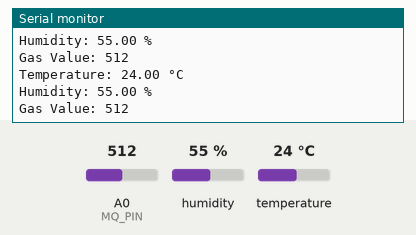
Recording of a sketch running on a simulated Arduino Uno, built with avr-gcc and run on an emulated ATmega328P. Shown: the last lines printed to the serial monitor. The inputs (shaded band) are chosen by the test bench; at power-on: humidity 55 %, A0 (MQ_PIN) = 512, temperature 24 °C.

Above: at 2.8 s.
2.9 s: humidity set to 22 %
At 4.8 s:
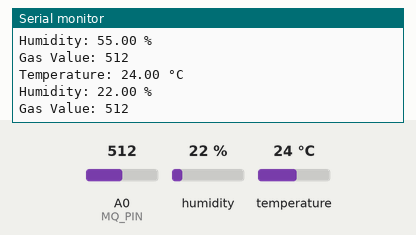
5.6 s: A0 (MQ_PIN) set to 716
At 7.2 s:
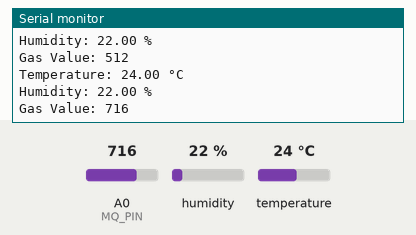
8.3 s: temperature set to 12 °C
At 10.8 s:
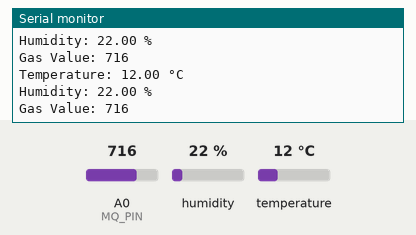
11.0 s: A0 (MQ_PIN) set to 900
At 13.3 s:
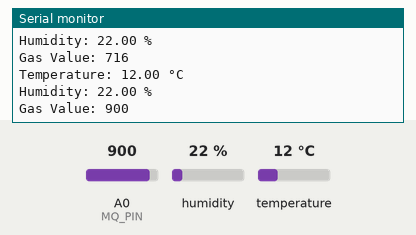
13.7 s: humidity set to 40 %
At 15.7 s:
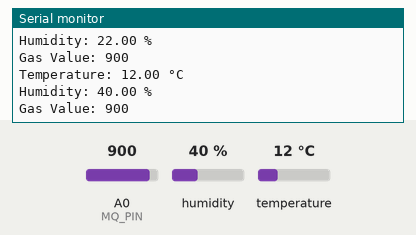
Timing chart, 0 to 17.2 s (numbered marks = the images above; inputs shaded):
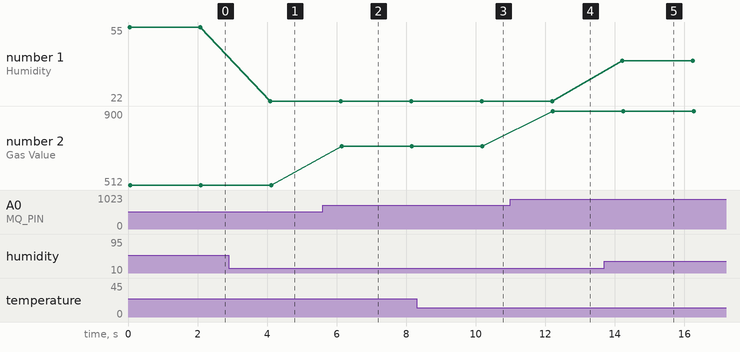

The sketch:

dh11_and_mq2.ino
```cpp
#include <dht11.h>

#define DHT_PIN 2
#define MQ_PIN A0

dht11 DHT11;

void setup() {
  Serial.begin(9600);
}

void loop() {
  // Read data from DHT11 sensor
  int chk = DHT11.read(DHT_PIN);
  float temperature = DHT11.temperature;
  float humidity = DHT11.humidity;

  // Read data from MQ-02 sensor
  int gasValue = analogRead(MQ_PIN);

  // Print the sensor readings
  Serial.print("Temperature: ");
  Serial.print(temperature);
  Serial.println(" °C");

  Serial.print("Humidity: ");
  Serial.print(humidity);
  Serial.println(" %");

  Serial.print("Gas Value: ");
  Serial.println(gasValue);

  delay(2000);
}
```

Measured:
- after the input at 2.9 s, the serial monitor: prints a new line after 1.2 s (image 1)
- after the input at 5.6 s, the serial monitor: prints a new line after 0.54 s (image 2)
- after the input at 8.3 s, the serial monitor: prints a new line after 1.8 s (image 3)
- after the input at 11.0 s, the serial monitor: prints a new line after 1.2 s (image 4)
- after the input at 13.7 s, the serial monitor: prints a new line after 0.52 s (image 5)
- plotted number 1: 55 → 22 after the input at 2.9 s, 22 → 40 after the input at 13.7 s
- plotted number 2: 512 → 716 after the input at 5.6 s, 716 → 900 after the input at 11.0 s
